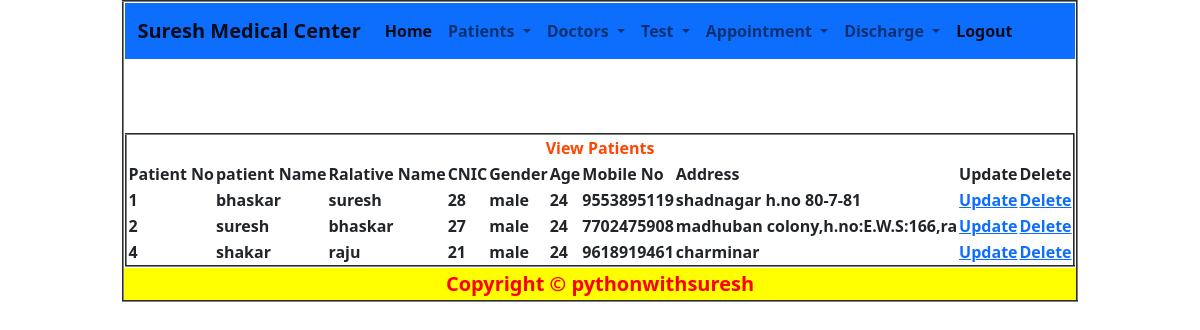
The app's page /viewp with its own data.
### app/models.py (models this page shows, shortened)
class PatientModel(models.Model):
    Patient_id=models.AutoField(primary_key=True)
    Patient_name=models.CharField(max_length=30)
    CNIC=models.IntegerField(unique=True)
    Relative_Name=models.CharField(max_length=30)
    gender=models.CharField(max_length=30)
    Age=models.IntegerField()
    Mobile=models.IntegerField(unique=True)
    Address=models.CharField(max_length=30)

### app/views.py (the view)
# urls.py: path('viewp',views.viewp,name='viewp'),
def viewp(request):
    return render(request,'app/viewpatient.html',{"data":PatientModel.objects.all()})

### templates/app/viewpatient.html
{% extends 'common.html' %}
{% block suresh %}
    <br><br><br>
    <table align="center" border="2">
    <tr><th colspan="11" style="color: orangered;text-align: center">View Patients</th></tr>
    <tr>
        <th>Patient No</th>
        <th>patient Name</th>
        <th>Ralative Name</th>
        <th>CNIC</th>
        <th>Gender</th>
        <th>Age</th>
        <th>Mobile No</th>
        <th>Address</th>
        <th>Update</th>
        <th>Delete</th>
    </tr>
    {% for x in data %}
        <tr>
        <th>{{ x.Patient_id }}</th>
        <th>{{ x.Patient_name }}</th>
        <th>{{ x.Relative_Name}}</th>
        <th>{{ x.CNIC }}</th>
        <th>{{ x.gender }}</th>
        <th>{{ x.Age }}</th>
        <th>{{ x.Mobile }}</th>
        <th>{{ x.Address }}</th>
            <th><a href="{% url 'up' %}?pid={{ x.Patient_id }}"> Update</a></th>
        <th><a href="{% url 'delp' %}?pid={{ x.Patient_id }}"> Delete</a></th>
        </tr>
    {% endfor %}
    </table>
{% endblock %}

### templates/common.html (shortened to what this page needs)
<!doctype html>
<html lang="en">
  <head>
    <link href="https://cdn.jsdelivr.net/npm/bootstrap@5.0.0-beta1/dist/css/bootstrap.min.css" rel="stylesheet">
  </head>
  <body>
  <table align="center" border="2">
      <tr>
          <th>
              <nav class="navbar navbar-expand-lg navbar-light bg-primary">
  <div class="container-fluid">
    <a class="navbar-brand" href="#">Suresh Medical Center</a>
    <div class="collapse navbar-collapse" id="navbarNavDropdown">
      <ul class="navbar-nav">
        <li class="nav-item">
          <a class="nav-link active" aria-current="page" href="{% url 'home' %}">Home</a>
        </li>
        <li class="nav-item dropdown">
          <a class="nav-link dropdown-toggle" href="#" id="navbarDropdownMenuLink" role="button" data-bs-toggle="dropdown" aria-expanded="false">
              Patients
          </a>
        </li>
          <li class="nav-item dropdown">
          <a class="nav-link dropdown-toggle" href="#" id="navbarDropdownMenuLink" role="button" data-bs-toggle="dropdown" aria-expanded="false">
              Doctors
          </a>
        </li>
          <li class="nav-item dropdown">
          <a class="nav-link dropdown-toggle" href="#" id="navbarDropdownMenuLink" role="button" data-bs-toggle="dropdown" aria-expanded="false">
              Test
          </a>
        </li>
          <li class="nav-item dropdown">
          <a class="nav-link dropdown-toggle" href="#" id="navbarDropdownMenuLink" role="button" data-bs-toggle="dropdown" aria-expanded="false">
              Appointment
          </a>
        </li>
          <li class="nav-item dropdown">
          <a class="nav-link dropdown-toggle" href="#" id="navbarDropdownMenuLink" role="button" data-bs-toggle="dropdown" aria-expanded="false">
              Discharge
          </a>
        </li>
           <li class="nav-item">
          <a class="nav-link active" aria-current="page" href="{% url 'main' %}">Logout</a>
        </li>
      </ul>
    </div>
  </div>
</nav>
          </th>
      </tr>
      <tr>
          <th>
              {% block suresh %}
              {% endblock %}
          </th>
      </tr>
  <tr>
      <th style="text-align:center;color: red;background: yellow;font-size: 20px
">Copyright &copy pythonwithsuresh</th>
  </tr>
  </table>
  </body>
</html>

### records on screen
PatientModel: Patient_id "1", Patient_name "bhaskar", Relative_Name "suresh", CNIC "28", gender "male", Age "24", Mobile "9553895119", Address "shadnagar h.no 80-7-81"
PatientModel: Patient_id "2", Patient_name "suresh", Relative_Name "bhaskar", CNIC "27", gender "male", Age "24", Mobile "7702475908", Address "madhuban colony,h.no:E.W.S:166,ra"
PatientModel: Patient_id "4", Patient_name "shakar", Relative_Name "raju", CNIC "21", gender "male", Age "24", Mobile "9618919461", Address "charminar"
